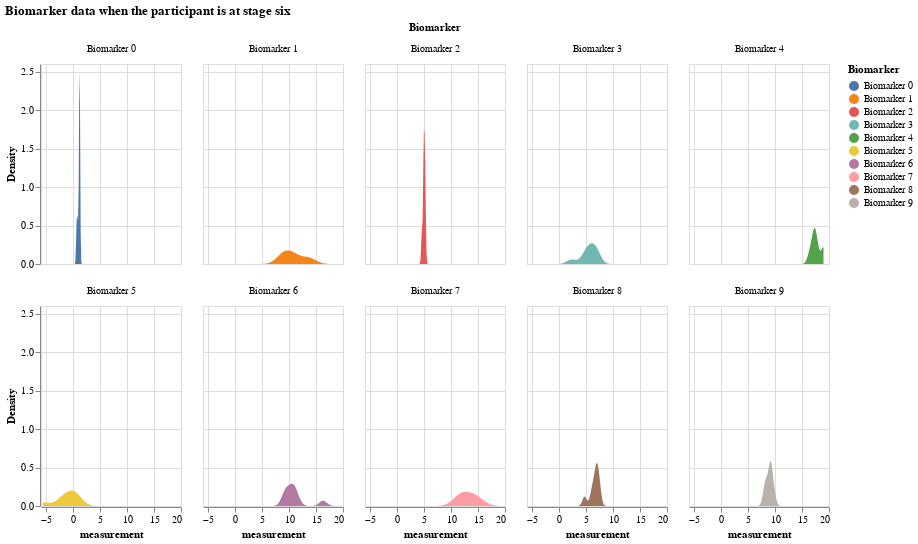

The notebook cell saved with this chart:
### Markdown cell above
### Distribution of all biomarker values when the participant is at a certain disease stage

### Code cell
# biomarker data when the participant is at stage 6
df_kj_6 = df_expanded[df_expanded.k_j == 6]
df_kj_6

alt.Chart(df_kj_6).transform_density(
    'measurement',
    as_=['measurement', 'Density'],
    groupby=['Biomarker']
).mark_area().encode(
    x="measurement:Q",
    y="Density:Q",
    facet = alt.Facet(
        "Biomarker:N",
        columns = 5
    ),
    color=alt.Color(
        'Biomarker:N'
    )
).properties(
    width= 140,
    height = 200,
).properties(
    title='Biomarker data when the participant is at stage six'
)

### Figure 1 — Vega-Lite specification as saved in the notebook (floating-point values rounded to 4 significant figures)
{"config": {"view": {"continuousWidth": 300, "continuousHeight": 300}}, "data": {"name": "data-8ce7bb2754f8c6a950a41fa0c15f0a21"}, "mark": {"type": "area"}, "encoding": {"color": {"field": "Biomarker", "type": "nominal"}, "facet": {"columns": 5, "field": "Biomarker", "type": "nominal"}, "x": {"field": "measurement", "type": "quantitative"}, "y": {"field": "Density", "type": "quantitative"}}, "height": 200, "title": "Biomarker data when the participant is at stage six", "transform": [{"density": "measurement", "groupby": ["Biomarker"], "as": ["measurement", "Density"]}], "width": 140, "$schema": "https://vega.github.io/schema/vega-lite/v5.16.3.json", "datasets": {"data-8ce7bb2754f8c6a950a41fa0c15f0a21": [{"Biomarker": "Biomarker 0", "participant": 18, "measurement": 0.8066, "k_j": 6, "S_n": 5, "affected_or_not": "affected"}, {"Biomarker": "Biomarker 0", "participant": 19, "measurement": 1.156, "k_j": 6, "S_n": 5, "affected_or_not": "affected"}, {"Biomarker": "Biomarker 0", "participant": 23, "measurement": 1.193, "k_j": 6, "S_n": 5, "affected_or_not": "affected"}, {"Biomarker": "Biomarker 0", "participant": 30, "measurement": 1.048, "k_j": 6, "S_n": 5, "affected_or_not": "affected"}, {"Biomarker": "Biomarker 0", "participant": 42, "measurement": 1.209, "k_j": 6, "S_n": 5, "affected_or_not": "affected"}, {"Biomarker": "Biomarker 0", "participant": 50, "measurement": 1.165, "k_j": 6, "S_n": 5, "affected_or_not": "affected"}, {"Biomarker": "Biomarker 0", "participant": 79, "measurement": 1.169, "k_j": 6, "S_n": 5, "affected_or_not": "affected"}, {"Biomarker": "Biomarker 0", "participant": 88, "measurement": 0.6125, "k_j": 6, "S_n": 5, "affected_or_not": "affected"}, {"Biomarker": "Biomarker 1", "participant": 18, "measurement": 9.305, "k_j": 6, "S_n": 7, "affected_or_not": "not_affected"}, {"Biomarker": "Biomarker 1", "participant": 19, "measurement": 8.558, "k_j": 6, "S_n": 7, "affected_or_not": "not_affected"}, {"Biomarker": "Biomarker 1", "participant": 23, "measurement": 11.19, "k_j": 6, "S_n": 7, "affected_or_not": "not_affected"}, {"Biomarker": "Biomarker 1", "participant": 30, "measurement": 13.76, "k_j": 6, "S_n": 7, "affected_or_not": "not_affected"}, {"Biomarker": "Biomarker 1", "participant": 42, "measurement": 11.06, "k_j": 6, "S_n": 7, "affected_or_not": "not_affected"}, {"Biomarker": "Biomarker 1", "participant": 50, "measurement": 9.771, "k_j": 6, "S_n": 7, "affected_or_not": "not_affected"}, {"Biomarker": "Biomarker 1", "participant": 79, "measurement": 13.64, "k_j": 6, "S_n": 7, "affected_or_not": "not_affected"}, {"Biomarker": "Biomarker 1", "participant": 88, "measurement": 9.133, "k_j": 6, "S_n": 7, "affected_or_not": "not_affected"}, {"Biomarker": "Biomarker 2", "participant": 18, "measurement": 4.544, "k_j": 6, "S_n": 6, "affected_or_not": "affected"}, {"Biomarker": "Biomarker 2", "participant": 19, "measurement": 4.947, "k_j": 6, "S_n": 6, "affected_or_not": "affected"}, {"Biomarker": "Biomarker 2", "participant": 23, "measurement": 5.075, "k_j": 6, "S_n": 6, "affected_or_not": "affected"}, {"Biomarker": "Biomarker 2", "participant": 30, "measurement": 5.171, "k_j": 6, "S_n": 6, "affected_or_not": "affected"}, {"Biomarker": "Biomarker 2", "participant": 42, "measurement": 5.228, "k_j": 6, "S_n": 6, "affected_or_not": "affected"}, {"Biomarker": "Biomarker 2", "participant": 50, "measurement": 4.88, "k_j": 6, "S_n": 6, "affected_or_not": "affected"}, {"Biomarker": "Biomarker 2", "participant": 79, "measurement": 4.846, "k_j": 6, "S_n": 6, "affected_or_not": "affected"}, {"Biomarker": "Biomarker 2", "participant": 88, "measurement": 5.006, "k_j": 6, "S_n": 6, "affected_or_not": "affected"}, {"Biomarker": "Biomarker 3", "participant": 18, "measurement": 7.035, "k_j": 6, "S_n": 4, "affected_or_not": "affected"}, {"Biomarker": "Biomarker 3", "participant": 19, "measurement": 2.251, "k_j": 6, "S_n": 4, "affected_or_not": "affected"}, {"Biomarker": "Biomarker 3", "participant": 23, "measurement": 6.528, "k_j": 6, "S_n": 4, "affected_or_not": "affected"}, {"Biomarker": "Biomarker 3", "participant": 30, "measurement": 5.761, "k_j": 6, "S_n": 4, "affected_or_not": "affected"}, {"Biomarker": "Biomarker 3", "participant": 42, "measurement": 6.821, "k_j": 6, "S_n": 4, "affected_or_not": "affected"}, {"Biomarker": "Biomarker 3", "participant": 50, "measurement": 5.753, "k_j": 6, "S_n": 4, "affected_or_not": "affected"}, {"Biomarker": "Biomarker 3", "participant": 79, "measurement": 5.062, "k_j": 6, "S_n": 4, "affected_or_not": "affected"}, {"Biomarker": "Biomarker 3", "participant": 88, "measurement": 4.587, "k_j": 6, "S_n": 4, "affected_or_not": "affected"}, {"Biomarker": "Biomarker 4", "participant": 18, "measurement": 17.28, "k_j": 6, "S_n": 8, "affected_or_not": "not_affected"}, {"Biomarker": "Biomarker 4", "participant": 19, "measurement": 18.98, "k_j": 6, "S_n": 8, "affected_or_not": "not_affected"}, {"Biomarker": "Biomarker 4", "participant": 23, "measurement": 17.44, "k_j": 6, "S_n": 8, "affected_or_not": "not_affected"}, {"Biomarker": "Biomarker 4", "participant": 30, "measurement": 17.39, "k_j": 6, "S_n": 8, "affected_or_not": "not_affected"}, {"Biomarker": "Biomarker 4", "participant": 42, "measurement": 18.98, "k_j": 6, "S_n": 8, "affected_or_not": "not_affected"}, {"Biomarker": "Biomarker 4", "participant": 50, "measurement": 17.79, "k_j": 6, "S_n": 8, "affected_or_not": "not_affected"}, {"Biomarker": "Biomarker 4", "participant": 79, "measurement": 16.4, "k_j": 6, "S_n": 8, "affected_or_not": "not_affected"}, {"Biomarker": "Biomarker 4", "participant": 88, "measurement": 16.92, "k_j": 6, "S_n": 8, "affected_or_not": "not_affected"}, {"Biomarker": "Biomarker 5", "participant": 18, "measurement": -1.677, "k_j": 6, "S_n": 2, "affected_or_not": "affected"}, {"Biomarker": "Biomarker 5", "participant": 19, "measurement": -5.654, "k_j": 6, "S_n": 2, "affected_or_not": "affected"}, {"Biomarker": "Biomarker 5", "participant": 23, "measurement": 1.255, "k_j": 6, "S_n": 2, "affected_or_not": "affected"}, {"Biomarker": "Biomarker 5", "participant": 30, "measurement": 0.1476, "k_j": 6, "S_n": 2, "affected_or_not": "affected"}, {"Biomarker": "Biomarker 5", "participant": 42, "measurement": 0.3649, "k_j": 6, "S_n": 2, "affected_or_not": "affected"}, {"Biomarker": "Biomarker 5", "participant": 50, "measurement": -1.031, "k_j": 6, "S_n": 2, "affected_or_not": "affected"}, {"Biomarker": "Biomarker 5", "participant": 79, "measurement": -0.466, "k_j": 6, "S_n": 2, "affected_or_not": "affected"}, {"Biomarker": "Biomarker 5", "participant": 88, "measurement": -2.724, "k_j": 6, "S_n": 2, "affected_or_not": "affected"}, {"Biomarker": "Biomarker 6", "participant": 18, "measurement": 11.53, "k_j": 6, "S_n": 9, "affected_or_not": "not_affected"}, {"Biomarker": "Biomarker 6", "participant": 19, "measurement": 9.666, "k_j": 6, "S_n": 9, "affected_or_not": "not_affected"}, {"Biomarker": "Biomarker 6", "participant": 23, "measurement": 10.68, "k_j": 6, "S_n": 9, "affected_or_not": "not_affected"}, {"Biomarker": "Biomarker 6", "participant": 30, "measurement": 9.406, "k_j": 6, "S_n": 9, "affected_or_not": "not_affected"}, {"Biomarker": "Biomarker 6", "participant": 42, "measurement": 10.7, "k_j": 6, "S_n": 9, "affected_or_not": "not_affected"}, {"Biomarker": "Biomarker 6", "participant": 50, "measurement": 16.29, "k_j": 6, "S_n": 9, "affected_or_not": "not_affected"}, {"Biomarker": "Biomarker 6", "participant": 79, "measurement": 9.083, "k_j": 6, "S_n": 9, "affected_or_not": "not_affected"}, {"Biomarker": "Biomarker 6", "participant": 88, "measurement": 10.78, "k_j": 6, "S_n": 9, "affected_or_not": "not_affected"}, {"Biomarker": "Biomarker 7", "participant": 18, "measurement": 15.87, "k_j": 6, "S_n": 10, "affected_or_not": "not_affected"}, {"Biomarker": "Biomarker 7", "participant": 19, "measurement": 11.98, "k_j": 6, "S_n": 10, "affected_or_not": "not_affected"}, {"Biomarker": "Biomarker 7", "participant": 23, "measurement": 14.19, "k_j": 6, "S_n": 10, "affected_or_not": "not_affected"}, {"Biomarker": "Biomarker 7", "participant": 30, "measurement": 14.39, "k_j": 6, "S_n": 10, "affected_or_not": "not_affected"}, {"Biomarker": "Biomarker 7", "participant": 42, "measurement": 10.48, "k_j": 6, "S_n": 10, "affected_or_not": "not_affected"}, {"Biomarker": "Biomarker 7", "participant": 50, "measurement": 12.13, "k_j": 6, "S_n": 10, "affected_or_not": "not_affected"}, {"Biomarker": "Biomarker 7", "participant": 79, "measurement": 12.04, "k_j": 6, "S_n": 10, "affected_or_not": "not_affected"}, {"Biomarker": "Biomarker 7", "participant": 88, "measurement": 13.55, "k_j": 6, "S_n": 10, "affected_or_not": "not_affected"}, {"Biomarker": "Biomarker 8", "participant": 18, "measurement": 7.292, "k_j": 6, "S_n": 1, "affected_or_not": "affected"}, {"Biomarker": "Biomarker 8", "participant": 19, "measurement": 4.686, "k_j": 6, "S_n": 1, "affected_or_not": "affected"}, {"Biomarker": "Biomarker 8", "participant": 23, "measurement": 6.804, "k_j": 6, "S_n": 1, "affected_or_not": "affected"}, {"Biomarker": "Biomarker 8", "participant": 30, "measurement": 6.97, "k_j": 6, "S_n": 1, "affected_or_not": "affected"}, {"Biomarker": "Biomarker 8", "participant": 42, "measurement": 6.366, "k_j": 6, "S_n": 1, "affected_or_not": "affected"}, {"Biomarker": "Biomarker 8", "participant": 50, "measurement": 7.43, "k_j": 6, "S_n": 1, "affected_or_not": "affected"}, {"Biomarker": "Biomarker 8", "participant": 79, "measurement": 6.927, "k_j": 6, "S_n": 1, "affected_or_not": "affected"}, {"Biomarker": "Biomarker 8", "participant": 88, "measurement": 5.998, "k_j": 6, "S_n": 1, "affected_or_not": "affected"}, {"Biomarker": "Biomarker 9", "participant": 18, "measurement": 9.068, "k_j": 6, "S_n": 3, "affected_or_not": "affected"}, {"Biomarker": "Biomarker 9", "participant": 19, "measurement": 9.161, "k_j": 6, "S_n": 3, "affected_or_not": "affected"}, {"Biomarker": "Biomarker 9", "participant": 23, "measurement": 8.55, "k_j": 6, "S_n": 3, "affected_or_not": "affected"}, {"Biomarker": "Biomarker 9", "participant": 30, "measurement": 9.173, "k_j": 6, "S_n": 3, "affected_or_not": "affected"}, {"Biomarker": "Biomarker 9", "participant": 42, "measurement": 7.943, "k_j": 6, "S_n": 3, "affected_or_not": "affected"}, {"Biomarker": "Biomarker 9", "participant": 50, "measurement": 9.846, "k_j": 6, "S_n": 3, "affected_or_not": "affected"}, {"Biomarker": "Biomarker 9", "participant": 79, "measurement": 9.306, "k_j": 6, "S_n": 3, "affected_or_not": "affected"}, {"Biomarker": "Biomarker 9", "participant": 88, "measurement": 8.282, "k_j": 6, "S_n": 3, "affected_or_not": "affected"}]}}
